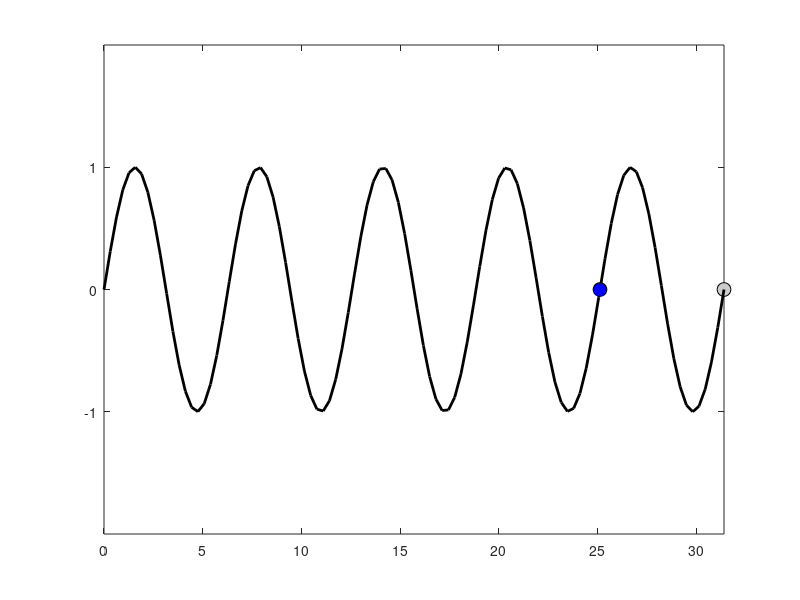

MATLAB code to generate this figure:
option = 2;

switch option
    case 1
        %Option 1
        
        fig = figure();
        ax  = axes();
        
        x = linspace(0,10*pi,100);
        y = sin(x);
        
        o1 = plot(x(1),y(1),'o','markeredgecolor','k','markerfacecolor',[0.8,0.8,0.8],'markersize',10); hold on;
        o2 = plot(x(1),y(1),'k-','linewidth',2);
        o3 = plot(x(1),y(1),'o','markeredgecolor','k','markerfacecolor','b','markersize',10); hold on;
        
        set(ax,'xlim',[min(x),max(x)],'ylim',2*[min(y),max(y)]);
        
        for i = 1:length(x)
            set(o1,'xdata',x(i),'ydata',y(i));
            set(o2,'xdata',x(1:i),'ydata',y(1:i));
            set(o3,'xdata',x(i)-2*pi,'ydata',y(i));
            drawnow;
        end
        
    case 2
        %Option 2
        
        fig = figure();
        ax  = axes();
        
        x = linspace(0,10*pi,100);
        y = sin(x);
        
        for i = 1:length(x)
            plot(x(i),y(i),'o','markeredgecolor','k','markerfacecolor',[0.8,0.8,0.8],'markersize',10); hold on;
            plot(x(1:i),y(1:i),'k-','linewidth',2);
            plot(x(i)-2*pi,y(i),'o','markeredgecolor','k','markerfacecolor','b','markersize',10); hold on;
            set(ax,'nextplot','replacechildren','xlim',[min(x),max(x)],'ylim',2*[min(y),max(y)]);
            
            drawnow;
        end
end